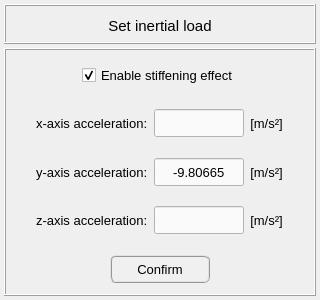
<?xml version="1.0" encoding="UTF-8"?>
<ui version="4.0">
 <class>Dialog</class>
 <widget class="QDialog" name="Dialog">
  <property name="windowModality">
   <enum>Qt::NonModal</enum>
  </property>
  <property name="geometry">
   <rect>
    <x>0</x>
    <y>0</y>
    <width>320</width>
    <height>300</height>
   </rect>
  </property>
  <property name="sizePolicy">
   <sizepolicy hsizetype="Fixed" vsizetype="Fixed">
    <horstretch>0</horstretch>
    <verstretch>0</verstretch>
   </sizepolicy>
  </property>
  <property name="minimumSize">
   <size>
    <width>320</width>
    <height>300</height>
   </size>
  </property>
  <property name="maximumSize">
   <size>
    <width>320</width>
    <height>300</height>
   </size>
  </property>
  <property name="contextMenuPolicy">
   <enum>Qt::DefaultContextMenu</enum>
  </property>
  <property name="windowTitle">
   <string>Set inertial load</string>
  </property>
  <property name="whatsThis">
   <string/>
  </property>
  <layout class="QGridLayout" name="gridLayout">
   <property name="leftMargin">
    <number>4</number>
   </property>
   <property name="topMargin">
    <number>4</number>
   </property>
   <property name="rightMargin">
    <number>4</number>
   </property>
   <property name="bottomMargin">
    <number>4</number>
   </property>
   <property name="spacing">
    <number>4</number>
   </property>
   <item row="1" column="0">
    <widget class="QFrame" name="frame_main">
     <property name="minimumSize">
      <size>
       <width>0</width>
       <height>200</height>
      </size>
     </property>
     <property name="maximumSize">
      <size>
       <width>16777215</width>
       <height>16777215</height>
      </size>
     </property>
     <property name="frameShape">
      <enum>QFrame::Box</enum>
     </property>
     <property name="frameShadow">
      <enum>QFrame::Raised</enum>
     </property>
     <layout class="QGridLayout" name="gridLayout_8">
      <property name="leftMargin">
       <number>2</number>
      </property>
      <property name="topMargin">
       <number>2</number>
      </property>
      <property name="rightMargin">
       <number>2</number>
      </property>
      <property name="bottomMargin">
       <number>2</number>
      </property>
      <property name="spacing">
       <number>2</number>
      </property>
      <item row="0" column="0">
       <widget class="QFrame" name="frame_gravity_model_setup">
        <property name="minimumSize">
         <size>
          <width>0</width>
          <height>40</height>
         </size>
        </property>
        <property name="maximumSize">
         <size>
          <width>360</width>
          <height>50</height>
         </size>
        </property>
        <property name="frameShape">
         <enum>QFrame::NoFrame</enum>
        </property>
        <property name="frameShadow">
         <enum>QFrame::Raised</enum>
        </property>
        <layout class="QGridLayout" name="gridLayout_7">
         <property name="leftMargin">
          <number>0</number>
         </property>
         <property name="topMargin">
          <number>0</number>
         </property>
         <property name="rightMargin">
          <number>0</number>
         </property>
         <property name="bottomMargin">
          <number>0</number>
         </property>
         <property name="spacing">
          <number>0</number>
         </property>
         <item row="0" column="0">
          <spacer name="horizontalSpacer_7">
           <property name="orientation">
            <enum>Qt::Horizontal</enum>
           </property>
           <property name="sizeHint" stdset="0">
            <size>
             <width>40</width>
             <height>20</height>
            </size>
           </property>
          </spacer>
         </item>
         <item row="0" column="1">
          <widget class="QCheckBox" name="checkBox_stiffening_effect">
           <property name="minimumSize">
            <size>
             <width>0</width>
             <height>26</height>
            </size>
           </property>
           <property name="maximumSize">
            <size>
             <width>16777215</width>
             <height>26</height>
            </size>
           </property>
           <property name="font">
            <font>
             <pointsize>10</pointsize>
            </font>
           </property>
           <property name="toolTip">
            <string>Enable stiffness matrix updating in modal and harmonic analysis.</string>
           </property>
           <property name="text">
            <string>Enable stiffening effect</string>
           </property>
           <property name="checked">
            <bool>true</bool>
           </property>
          </widget>
         </item>
         <item row="0" column="2">
          <spacer name="horizontalSpacer_8">
           <property name="orientation">
            <enum>Qt::Horizontal</enum>
           </property>
           <property name="sizeHint" stdset="0">
            <size>
             <width>40</width>
             <height>20</height>
            </size>
           </property>
          </spacer>
         </item>
        </layout>
       </widget>
      </item>
      <item row="1" column="0">
       <widget class="QFrame" name="frame_x_direction">
        <property name="minimumSize">
         <size>
          <width>0</width>
          <height>40</height>
         </size>
        </property>
        <property name="maximumSize">
         <size>
          <width>360</width>
          <height>50</height>
         </size>
        </property>
        <property name="frameShape">
         <enum>QFrame::NoFrame</enum>
        </property>
        <property name="frameShadow">
         <enum>QFrame::Raised</enum>
        </property>
        <layout class="QGridLayout" name="gridLayout_6">
         <property name="leftMargin">
          <number>2</number>
         </property>
         <property name="topMargin">
          <number>0</number>
         </property>
         <property name="rightMargin">
          <number>2</number>
         </property>
         <property name="bottomMargin">
          <number>0</number>
         </property>
         <property name="horizontalSpacing">
          <number>6</number>
         </property>
         <property name="verticalSpacing">
          <number>2</number>
         </property>
         <item row="0" column="0">
          <spacer name="horizontalSpacer">
           <property name="orientation">
            <enum>Qt::Horizontal</enum>
           </property>
           <property name="sizeHint" stdset="0">
            <size>
             <width>40</width>
             <height>20</height>
            </size>
           </property>
          </spacer>
         </item>
         <item row="0" column="1">
          <widget class="QLabel" name="label">
           <property name="minimumSize">
            <size>
             <width>0</width>
             <height>28</height>
            </size>
           </property>
           <property name="maximumSize">
            <size>
             <width>16777215</width>
             <height>28</height>
            </size>
           </property>
           <property name="font">
            <font>
             <pointsize>10</pointsize>
             <weight>50</weight>
             <bold>false</bold>
            </font>
           </property>
           <property name="text">
            <string>x-axis acceleration:</string>
           </property>
          </widget>
         </item>
         <item row="0" column="3">
          <widget class="QLabel" name="label_13">
           <property name="minimumSize">
            <size>
             <width>0</width>
             <height>28</height>
            </size>
           </property>
           <property name="maximumSize">
            <size>
             <width>52</width>
             <height>28</height>
            </size>
           </property>
           <property name="font">
            <font>
             <pointsize>10</pointsize>
             <weight>50</weight>
             <italic>false</italic>
             <bold>false</bold>
            </font>
           </property>
           <property name="text">
            <string>[m/s²]</string>
           </property>
           <property name="alignment">
            <set>Qt::AlignCenter</set>
           </property>
          </widget>
         </item>
         <item row="0" column="2">
          <widget class="QLineEdit" name="lineEdit_acceleration_x_axis">
           <property name="minimumSize">
            <size>
             <width>90</width>
             <height>28</height>
            </size>
           </property>
           <property name="maximumSize">
            <size>
             <width>90</width>
             <height>28</height>
            </size>
           </property>
           <property name="font">
            <font>
             <family>MS Shell Dlg 2</family>
             <pointsize>10</pointsize>
             <weight>50</weight>
             <italic>false</italic>
             <bold>false</bold>
            </font>
           </property>
           <property name="styleSheet">
            <string notr="true">QLineEdit{color: rgb(0, 0, 0); background-color: rgb(250, 250, 250)}
QLineEdit:disabled{color: rgb(100, 100, 100); background-color: rgb(240, 240, 240)}</string>
           </property>
           <property name="text">
            <string/>
           </property>
           <property name="alignment">
            <set>Qt::AlignCenter</set>
           </property>
          </widget>
         </item>
         <item row="0" column="4">
          <spacer name="horizontalSpacer_2">
           <property name="orientation">
            <enum>Qt::Horizontal</enum>
           </property>
           <property name="sizeHint" stdset="0">
            <size>
             <width>40</width>
             <height>20</height>
            </size>
           </property>
          </spacer>
         </item>
        </layout>
       </widget>
      </item>
      <item row="2" column="0">
       <widget class="QFrame" name="frame_y_direction">
        <property name="minimumSize">
         <size>
          <width>0</width>
          <height>40</height>
         </size>
        </property>
        <property name="maximumSize">
         <size>
          <width>360</width>
          <height>50</height>
         </size>
        </property>
        <property name="frameShape">
         <enum>QFrame::NoFrame</enum>
        </property>
        <property name="frameShadow">
         <enum>QFrame::Raised</enum>
        </property>
        <layout class="QGridLayout" name="gridLayout_5">
         <property name="leftMargin">
          <number>2</number>
         </property>
         <property name="topMargin">
          <number>0</number>
         </property>
         <property name="rightMargin">
          <number>2</number>
         </property>
         <property name="bottomMargin">
          <number>0</number>
         </property>
         <property name="horizontalSpacing">
          <number>6</number>
         </property>
         <property name="verticalSpacing">
          <number>2</number>
         </property>
         <item row="0" column="0">
          <spacer name="horizontalSpacer_3">
           <property name="orientation">
            <enum>Qt::Horizontal</enum>
           </property>
           <property name="sizeHint" stdset="0">
            <size>
             <width>40</width>
             <height>20</height>
            </size>
           </property>
          </spacer>
         </item>
         <item row="0" column="3">
          <widget class="QLabel" name="label_14">
           <property name="minimumSize">
            <size>
             <width>0</width>
             <height>28</height>
            </size>
           </property>
           <property name="maximumSize">
            <size>
             <width>52</width>
             <height>28</height>
            </size>
           </property>
           <property name="font">
            <font>
             <pointsize>10</pointsize>
             <weight>50</weight>
             <italic>false</italic>
             <bold>false</bold>
            </font>
           </property>
           <property name="text">
            <string>[m/s²]</string>
           </property>
           <property name="alignment">
            <set>Qt::AlignCenter</set>
           </property>
          </widget>
         </item>
         <item row="0" column="2">
          <widget class="QLineEdit" name="lineEdit_acceleration_y_axis">
           <property name="minimumSize">
            <size>
             <width>90</width>
             <height>28</height>
            </size>
           </property>
           <property name="maximumSize">
            <size>
             <width>90</width>
             <height>28</height>
            </size>
           </property>
           <property name="font">
            <font>
             <family>MS Shell Dlg 2</family>
             <pointsize>10</pointsize>
             <weight>50</weight>
             <italic>false</italic>
             <bold>false</bold>
            </font>
           </property>
           <property name="styleSheet">
            <string notr="true">QLineEdit{color: rgb(0, 0, 0); background-color: rgb(250, 250, 250)}
QLineEdit:disabled{color: rgb(100, 100, 100); background-color: rgb(240, 240, 240)}</string>
           </property>
           <property name="text">
            <string>-9.80665</string>
           </property>
           <property name="alignment">
            <set>Qt::AlignCenter</set>
           </property>
          </widget>
         </item>
         <item row="0" column="1">
          <widget class="QLabel" name="label_2">
           <property name="minimumSize">
            <size>
             <width>0</width>
             <height>28</height>
            </size>
           </property>
           <property name="maximumSize">
            <size>
             <width>16777215</width>
             <height>28</height>
            </size>
           </property>
           <property name="font">
            <font>
             <pointsize>10</pointsize>
             <weight>50</weight>
             <bold>false</bold>
            </font>
           </property>
           <property name="text">
            <string>y-axis acceleration:</string>
           </property>
          </widget>
         </item>
         <item row="0" column="4">
          <spacer name="horizontalSpacer_4">
           <property name="orientation">
            <enum>Qt::Horizontal</enum>
           </property>
           <property name="sizeHint" stdset="0">
            <size>
             <width>40</width>
             <height>20</height>
            </size>
           </property>
          </spacer>
         </item>
        </layout>
       </widget>
      </item>
      <item row="3" column="0">
       <widget class="QFrame" name="frame_z_direction">
        <property name="minimumSize">
         <size>
          <width>0</width>
          <height>40</height>
         </size>
        </property>
        <property name="maximumSize">
         <size>
          <width>360</width>
          <height>50</height>
         </size>
        </property>
        <property name="frameShape">
         <enum>QFrame::NoFrame</enum>
        </property>
        <property name="frameShadow">
         <enum>QFrame::Raised</enum>
        </property>
        <layout class="QGridLayout" name="gridLayout_4">
         <property name="leftMargin">
          <number>2</number>
         </property>
         <property name="topMargin">
          <number>0</number>
         </property>
         <property name="rightMargin">
          <number>2</number>
         </property>
         <property name="bottomMargin">
          <number>0</number>
         </property>
         <property name="horizontalSpacing">
          <number>6</number>
         </property>
         <property name="verticalSpacing">
          <number>2</number>
         </property>
         <item row="0" column="4">
          <spacer name="horizontalSpacer_5">
           <property name="orientation">
            <enum>Qt::Horizontal</enum>
           </property>
           <property name="sizeHint" stdset="0">
            <size>
             <width>40</width>
             <height>20</height>
            </size>
           </property>
          </spacer>
         </item>
         <item row="0" column="3">
          <widget class="QLabel" name="label_unit_3">
           <property name="minimumSize">
            <size>
             <width>0</width>
             <height>28</height>
            </size>
           </property>
           <property name="maximumSize">
            <size>
             <width>52</width>
             <height>28</height>
            </size>
           </property>
           <property name="font">
            <font>
             <pointsize>10</pointsize>
             <weight>50</weight>
             <italic>false</italic>
             <bold>false</bold>
            </font>
           </property>
           <property name="text">
            <string>[m/s²]</string>
           </property>
           <property name="alignment">
            <set>Qt::AlignCenter</set>
           </property>
          </widget>
         </item>
         <item row="0" column="1">
          <widget class="QLabel" name="label_3">
           <property name="minimumSize">
            <size>
             <width>0</width>
             <height>28</height>
            </size>
           </property>
           <property name="maximumSize">
            <size>
             <width>16777215</width>
             <height>28</height>
            </size>
           </property>
           <property name="font">
            <font>
             <pointsize>10</pointsize>
             <weight>50</weight>
             <bold>false</bold>
            </font>
           </property>
           <property name="text">
            <string>z-axis acceleration:</string>
           </property>
          </widget>
         </item>
         <item row="0" column="2">
          <widget class="QLineEdit" name="lineEdit_acceleration_z_axis">
           <property name="minimumSize">
            <size>
             <width>90</width>
             <height>28</height>
            </size>
           </property>
           <property name="maximumSize">
            <size>
             <width>90</width>
             <height>28</height>
            </size>
           </property>
           <property name="font">
            <font>
             <family>MS Shell Dlg 2</family>
             <pointsize>10</pointsize>
             <weight>50</weight>
             <italic>false</italic>
             <bold>false</bold>
            </font>
           </property>
           <property name="styleSheet">
            <string notr="true">QLineEdit{color: rgb(0, 0, 0); background-color: rgb(250, 250, 250)}
QLineEdit:disabled{color: rgb(100, 100, 100); background-color: rgb(240, 240, 240)}</string>
           </property>
           <property name="alignment">
            <set>Qt::AlignCenter</set>
           </property>
          </widget>
         </item>
         <item row="0" column="0">
          <spacer name="horizontalSpacer_6">
           <property name="orientation">
            <enum>Qt::Horizontal</enum>
           </property>
           <property name="sizeHint" stdset="0">
            <size>
             <width>40</width>
             <height>20</height>
            </size>
           </property>
          </spacer>
         </item>
        </layout>
       </widget>
      </item>
      <item row="4" column="0">
       <widget class="QFrame" name="frame_button">
        <property name="minimumSize">
         <size>
          <width>0</width>
          <height>0</height>
         </size>
        </property>
        <property name="maximumSize">
         <size>
          <width>16777215</width>
          <height>48</height>
         </size>
        </property>
        <property name="font">
         <font>
          <family>Arial</family>
          <pointsize>12</pointsize>
          <weight>75</weight>
          <bold>true</bold>
         </font>
        </property>
        <property name="frameShape">
         <enum>QFrame::NoFrame</enum>
        </property>
        <property name="frameShadow">
         <enum>QFrame::Raised</enum>
        </property>
        <layout class="QGridLayout" name="gridLayout_3">
         <property name="leftMargin">
          <number>0</number>
         </property>
         <property name="topMargin">
          <number>0</number>
         </property>
         <property name="rightMargin">
          <number>0</number>
         </property>
         <property name="bottomMargin">
          <number>0</number>
         </property>
         <property name="spacing">
          <number>0</number>
         </property>
         <item row="0" column="0">
          <widget class="QPushButton" name="pushButton_confirm">
           <property name="minimumSize">
            <size>
             <width>100</width>
             <height>28</height>
            </size>
           </property>
           <property name="maximumSize">
            <size>
             <width>100</width>
             <height>28</height>
            </size>
           </property>
           <property name="font">
            <font>
             <family>MS Shell Dlg 2</family>
             <pointsize>10</pointsize>
             <weight>50</weight>
             <italic>false</italic>
             <bold>false</bold>
            </font>
           </property>
           <property name="styleSheet">
            <string notr="true">QPushButton{border-radius: 6px; border-color: rgb(150, 150, 150); border-style: ridge; border-width: 2px; color: rgb(0, 0, 0); background-color: rgb(240, 240, 240)}
QPushButton:hover{border-radius: 6px; border-color: rgb(0, 170, 255); border-style: ridge; border-width: 2px; color: rgb(0, 0, 0); background-color: rgba(174, 213, 255, 100)}
QPushButton:pressed{border-radius: 6px; border-color: rgb(0, 170, 255); border-style: ridge; border-width: 2px; color: rgb(0, 0, 0); background-color: rgb(174, 213, 255)}
QPushButton:disabled{border-radius: 6px; border-color: rgb(150, 150, 150); border-style: ridge; border-width: 0px; color: rgb(150,150, 150); background-color: rgb(220, 220, 220)}</string>
           </property>
           <property name="text">
            <string>Confirm</string>
           </property>
          </widget>
         </item>
        </layout>
       </widget>
      </item>
     </layout>
    </widget>
   </item>
   <item row="0" column="0">
    <widget class="QFrame" name="frame_title">
     <property name="maximumSize">
      <size>
       <width>16777215</width>
       <height>40</height>
      </size>
     </property>
     <property name="font">
      <font>
       <family>Arial</family>
       <pointsize>12</pointsize>
       <weight>75</weight>
       <bold>true</bold>
      </font>
     </property>
     <property name="styleSheet">
      <string notr="true"/>
     </property>
     <property name="frameShape">
      <enum>QFrame::Box</enum>
     </property>
     <property name="frameShadow">
      <enum>QFrame::Raised</enum>
     </property>
     <property name="lineWidth">
      <number>1</number>
     </property>
     <layout class="QGridLayout" name="gridLayout_2">
      <property name="leftMargin">
       <number>0</number>
      </property>
      <property name="topMargin">
       <number>0</number>
      </property>
      <property name="rightMargin">
       <number>0</number>
      </property>
      <property name="bottomMargin">
       <number>0</number>
      </property>
      <property name="spacing">
       <number>0</number>
      </property>
      <item row="0" column="0">
       <widget class="QLabel" name="label_title">
        <property name="minimumSize">
         <size>
          <width>0</width>
          <height>40</height>
         </size>
        </property>
        <property name="maximumSize">
         <size>
          <width>16777215</width>
          <height>40</height>
         </size>
        </property>
        <property name="font">
         <font>
          <family>MS Shell Dlg 2</family>
          <pointsize>11</pointsize>
          <weight>50</weight>
          <italic>false</italic>
          <bold>false</bold>
         </font>
        </property>
        <property name="text">
         <string>Set inertial load</string>
        </property>
        <property name="textFormat">
         <enum>Qt::AutoText</enum>
        </property>
        <property name="alignment">
         <set>Qt::AlignCenter</set>
        </property>
       </widget>
      </item>
     </layout>
    </widget>
   </item>
  </layout>
 </widget>
 <resources/>
 <connections/>
</ui>
